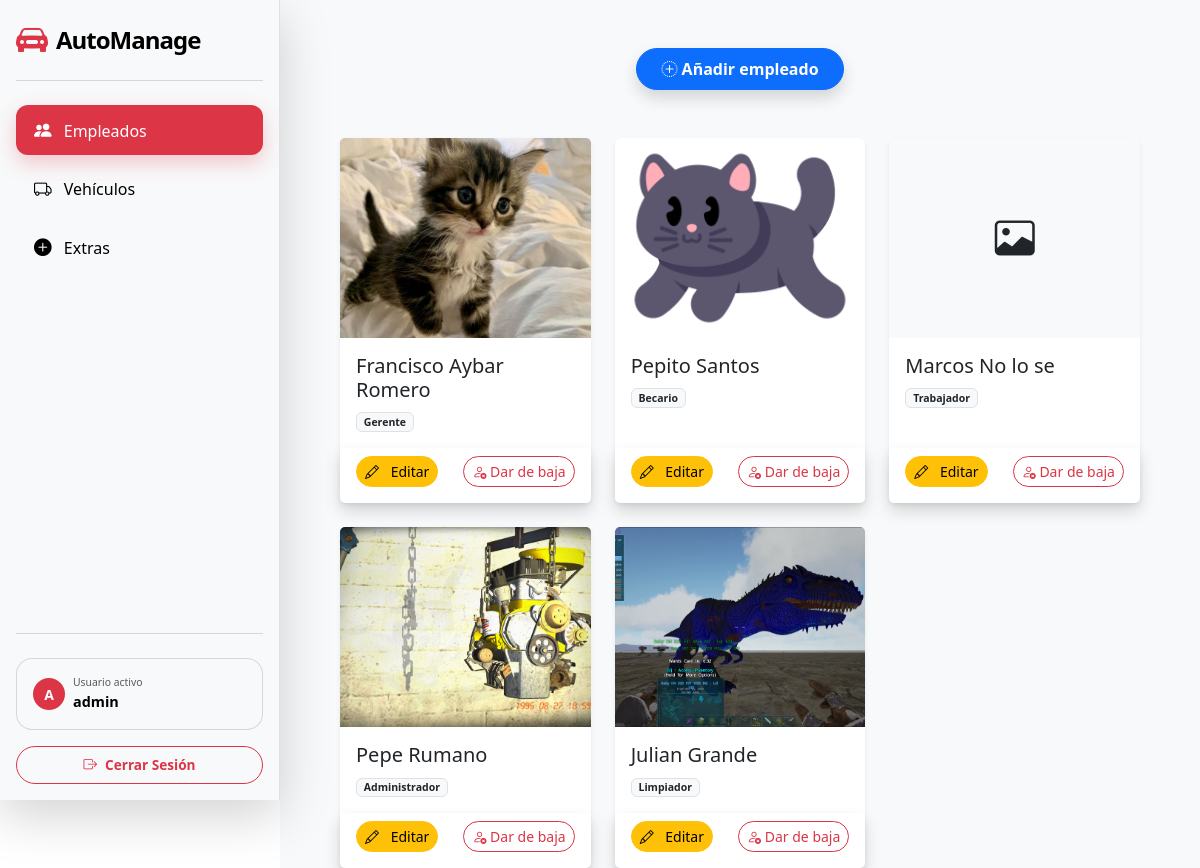
Before: /employees/ (signed in) with the older database file.
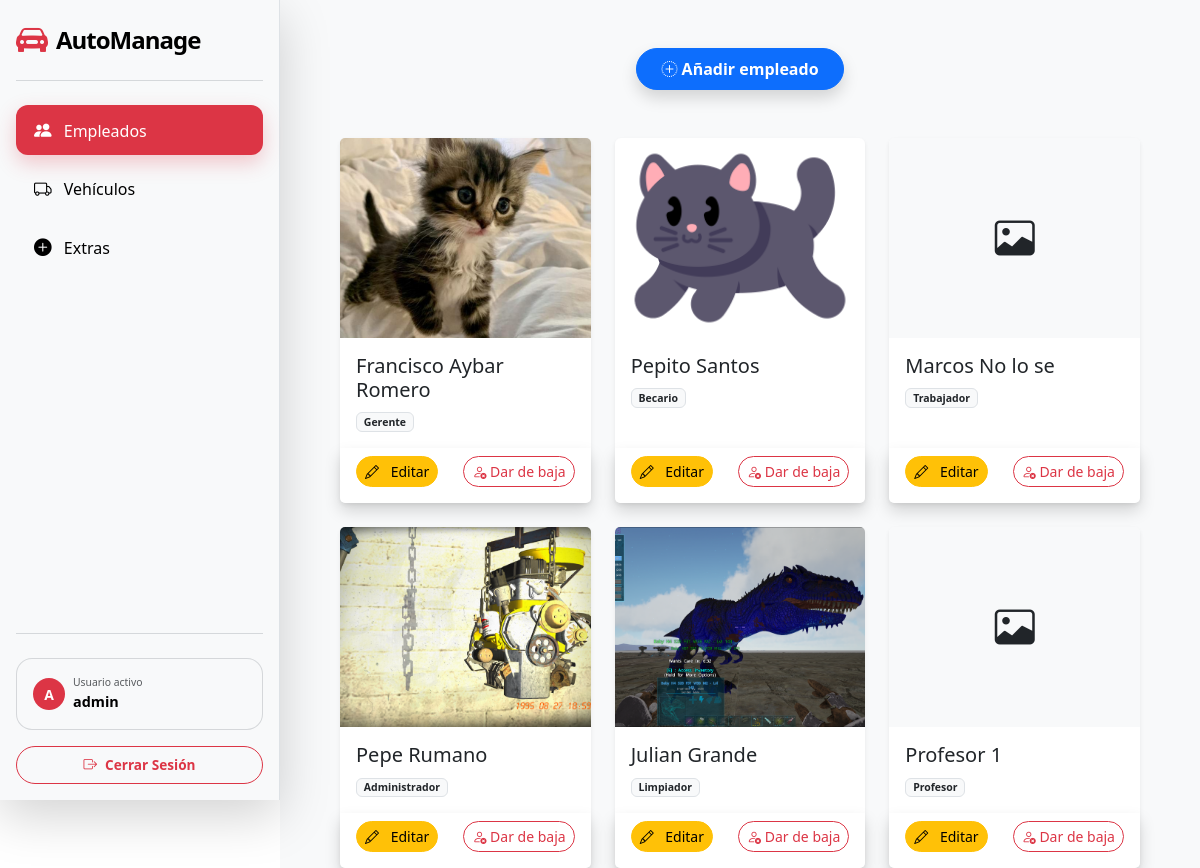
After: the same page with the newer database file.
### app_agencia_coches/models.py (models this page shows, shortened)
class Employee (models.Model):
    user = models.OneToOneField(
        User,
        on_delete = models.CASCADE,
        null = True,
        blank = True
    )
    nombre = models.CharField (
        verbose_name = 'Nombre',
        max_length = 100,
        default = ''
    )
    apellidos = models.CharField (
        verbose_name = 'Apellidos',
        max_length = 100,
        default = ''
    )
    puesto = models.CharField (
        verbose_name = 'Puesto',
        max_length = 100,
        default = ''
    )
    fecha_contratacion = models.DateField (
        verbose_name = 'Fecha de contratacion',
        auto_now_add = True
    )
    foto = models.ImageField (
        verbose_name = 'Foto',
        upload_to = "empleados/",
        blank = True,
        null = True
    )

### app_agencia_coches/views.py (the view)
# urls.py: path('employees/', views.employees, name='employees'),
@login_required
def employees (request):
    employees = Employee.objects.all()
    return render(request, 'employee/employees.html', {'employees':employees})

### app_agencia_coches/templates/employee/employees.html (shortened to what this page needs)
{%extends 'index.html'%}
{% block content %}
<div class="container">
    <div class="my-5 d-flex justify-content-center">
        <a href="{% url 'employees_create' %}" class="btn btn-primary rounded-pill px-4 py-2 fw-bold shadow">
            <i class="bi bi-plus-circle-dotted"></i> Añadir empleado
        </a>
    </div>
    <div class="row row-cols-1 row-cols-md-2 row-cols-lg-3 g-4">
        {% for employee in employees %}
        <div class="col">
            <div class="card h-100 shadow-sm border-0 card-hover">
                    <div class="position-relative overflow-hidden hover-container">
                        {% if employee.foto %}
                            <img src="{{ employee.foto.url }}" class="card-img-top blur-target" style="height: 200px; object-fit: cover;">
                        {% else %}
                            <div class="card-img-top blur-target d-flex justify-content-center align-items-center bg-light" style="height: 200px;">
                                <i class="bi bi-image fs-1"></i>
                            </div>
                        {% endif %}
                    </div>
                    <div class="card-body">
                        <h5 class="card-title">{{ employee.nombre }} {{ employee.apellidos }}</h5>
                        <p class="card-text text-muted small">
                            <span class="badge bg-light text-dark border">{{ employee.puesto }}</span>
                        </p>
                    </div>
                    <div class="card-footer bg-white d-flex justify-content-between border-0 pb-3 shadow">
                        <a href="{% url 'employee_edit' employee.pk %}" class="btn btn-sm btn-warning rounded-4">
                            <i class="bi bi-pencil me-2"></i> Editar
                        </a>
                        <button type="button" class="btn btn-sm btn-outline-danger rounded-pill" data-bs-toggle="modal" data-bs-target="#deleteEmpModal{{ employee.pk }}">
                            <i class="bi bi-person-x"></i> Dar de baja
                        </button>
                    </div>
                </div>
            </div>
        {% endfor %}
    </div>
</div>
{% endblock content %}

Changed rows visible on the page:
added Employee: nombre "Profesor", apellidos "1", puesto "Profesor"
